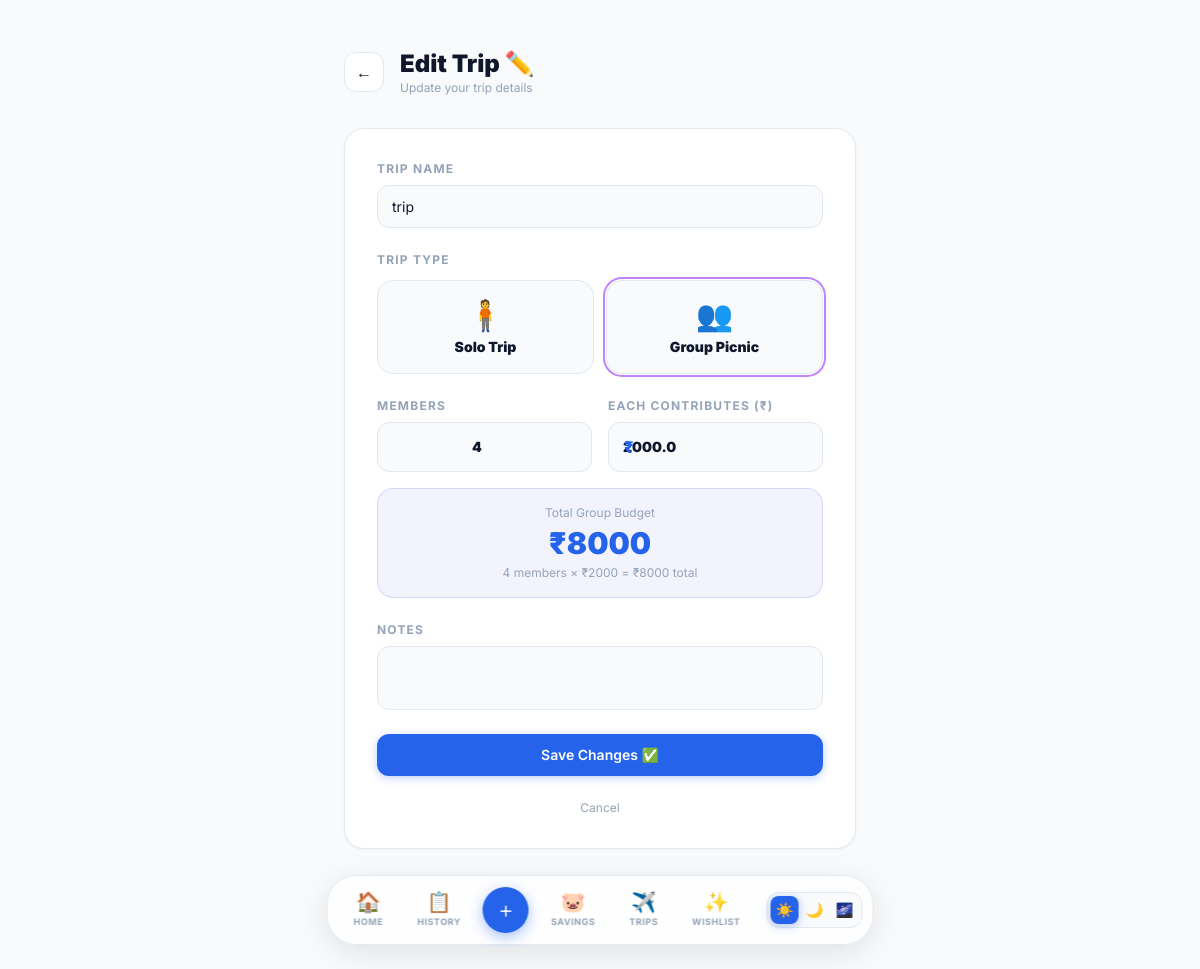
The app's page /event/1/edit (signed in) with its own data.
### app/models.py (models this page shows, shortened)
class Event(db.Model):
    id = db.Column(db.Integer, primary_key=True)
    name = db.Column(db.String(100), nullable=False)
    description = db.Column(db.Text, nullable=True)
    total_budget = db.Column(db.Float, nullable=False)
    date_created = db.Column(db.DateTime, nullable=False, default=datetime.utcnow)
    trip_type = db.Column(db.String(10), default='solo')       # 'solo' or 'group'
    member_count = db.Column(db.Integer, default=1)
    contribution_per_member = db.Column(db.Float, default=0.0)
    is_active = db.Column(db.Boolean, default=False)
    is_completed = db.Column(db.Boolean, default=False)
    completed_at = db.Column(db.DateTime, nullable=True)
    user_id = db.Column(db.Integer, db.ForeignKey('user.id'), nullable=False)
    expenses = db.relationship('Expense', backref='event_parent', lazy=True)

### app/main/routes.py (the view, shortened to what this page needs)
@main.route('/event/<int:event_id>/edit', methods=['GET', 'POST'])
@login_required
def edit_event(event_id):
    event = Event.query.get_or_404(event_id)
    if event.organizer != current_user:
        flash('Permission denied.', 'danger')
        return redirect(url_for('main.list_events'))
    event.total_budget = float(event.total_budget or 0)
    event.member_count = int(event.member_count or 1)
    event.contribution_per_member = float(event.contribution_per_member or 0)
    event.trip_type = event.trip_type or 'solo'
    return render_template('edit_event.html', event=event)

### app/models.py (called while the page is built)
@login_manager.user_loader
def load_user(user_id):
    return User.query.get(int(user_id))

### app/templates/edit_event.html (shortened to what this page needs)
{% extends "layout.html" %}
{% block content %}
<div class="max-w-lg mx-auto mt-6 anim-1">
    <div class="flex items-center gap-4 mb-8">
        <a href="{{ url_for('main.list_events') }}" class="w-10 h-10 rounded-xl flex items-center justify-center transition hover:scale-110"
           style="background:var(--card); border:1px solid var(--border);">←</a>
        <div>
            <h1 class="text-2xl font-black" style="color:var(--text)">Edit Trip ✏️</h1>
            <p class="text-xs text-faint">Update your trip details</p>
        </div>
    </div>
    <div class="card p-8">
        <form method="POST" class="flex flex-col gap-6">
            <div>
                <label class="block text-xs font-bold uppercase tracking-widest mb-2 text-faint">Trip Name</label>
                <input type="text" name="name" value="{{ event.name }}" class="input" required>
            </div>
            <div>
                <label class="block text-xs font-bold uppercase tracking-widest mb-3 text-faint">Trip Type</label>
                <div class="grid grid-cols-2 gap-3">
                    <label class="cursor-pointer">
                        <div class="peer-checked:ring-2 peer-checked:ring-indigo-400 peer-checked:ring-offset-1 rounded-2xl p-4 text-center transition"
                             style="background:var(--card2); border:1px solid var(--border);">
                            <div class="text-3xl mb-1">🧍</div>
                            <p class="font-black text-sm" style="color:var(--text)">Solo Trip</p>
                        </div>
                    </label>
                    <label class="cursor-pointer">
                        <div class="peer-checked:ring-2 peer-checked:ring-purple-400 peer-checked:ring-offset-1 rounded-2xl p-4 text-center transition"
                             style="background:var(--card2); border:1px solid var(--border);">
                            <div class="text-3xl mb-1">👥</div>
                            <p class="font-black text-sm" style="color:var(--text)">Group Picnic</p>
                        </div>
                    </label>
                </div>
            </div>
            <div id="groupFields" {% if event.trip_type != 'group' %}class="hidden"{% endif %} style="display:{% if event.trip_type == 'group' %}flex{% else %}none{% endif %};flex-direction:column;gap:16px;">
                <div class="grid grid-cols-2 gap-4">
                    <div>
                        <label class="block text-xs font-bold uppercase tracking-widest mb-2 text-faint">Members</label>
                        <input type="number" name="member_count" min="2"
                               value="{{ event.member_count }}"
                               class="input text-xl font-black text-center" id="memberCount" oninput="calcGroupBudget()">
                    </div>
                    <div>
                        <label class="block text-xs font-bold uppercase tracking-widest mb-2 text-faint">Each Contributes (₹)</label>
                        <div class="relative">
                            <span class="absolute left-4 top-1/2 -translate-y-1/2 font-black" style="color:var(--accent)">₹</span>
                            <input type="number" name="contribution_per_member" step="0.01"
                                   value="{{ event.contribution_per_member }}"
                                   class="input pl-8 text-xl font-black" id="contribution" oninput="calcGroupBudget()">
                        </div>
                    </div>
                </div>
                <div id="groupTotal" class="rounded-2xl p-4 text-center"
                     style="background:rgba(99,102,241,0.08); border:1px solid rgba(99,102,241,0.2);">
                    <p class="text-xs text-faint mb-1">Total Group Budget</p>
                    <p class="text-3xl font-black" style="color:var(--accent)" id="groupTotalAmt">₹{{ "%.0f"|format(event.member_count * event.contribution_per_member) }}</p>
                    <p class="text-xs text-faint mt-1" id="groupTotalDesc">{{ event.member_count }} members × ₹{{ "%.0f"|format(event.contribution_per_member) }} = ₹{{ "%.0f"|format(event.member_count * event.contribution_per_member) }} total</p>
                </div>
            </div>
            <div>
                <label class="block text-xs font-bold uppercase tracking-widest mb-2 text-faint">Notes</label>
                <textarea name="description" rows="2" class="input" style="resize:none;">{{ event.description or '' }}</textarea>
            </div>
            <button type="submit" class="btn btn-primary w-full justify-center py-3 text-base">Save Changes ✅</button>
            <a href="{{ url_for('main.list_events') }}" class="text-center text-xs text-faint hover:text-accent transition">Cancel</a>
        </form>
    </div>
</div>
{% endblock %}

### app/templates/layout.html (style rules this page uses)
*, *::before, *::after { font-family: 'Inter', sans-serif; box-sizing: border-box; margin: 0; padding: 0; }
html { -webkit-font-smoothing: antialiased; }
[data-theme="bright"] { --bg:#F8FAFC;--bg2:#fff;--card:#fff;--card2:#F8FAFC;--card3:#F1F5F9;--border:#E2E8F0;--border2:#F1F5F9;--text:#0F172A;--text2:#64748B;--text3:#94A3B8;--accent:#2563EB;--accent2:#3B82F6;--accent3:#06B6D4;--green:#10B981;--red:#EF4444;--orange:#F59E0B;--amber:#F97316;--nav-bg:rgba(255,255,255,0.85);--nav-border:#E2E8F0;--shadow:0 1px 3px rgba(0,0,0,0.05);--shadow-lg:0 4px 16px rgba(0,0,0,0.06);--shadow-xl:0 20px 50px rgba(0,0,0,0.04);--glow:0 0 0 3px rgba(37,99,235,0.15); }
body { background:var(--bg); color:var(--text); min-height:100vh; }
.btn { display:inline-flex; align-items:center; gap:6px; font-weight:600; border-radius:12px; padding:9px 18px; font-size:14px; cursor:pointer; border:none; text-decoration:none; }
.btn-primary { background:var(--accent); color:white; box-shadow:0 2px 8px rgba(37,99,235,0.3); }
.input { background:var(--card2); border:1px solid var(--border); color:var(--text); border-radius:12px; padding:10px 14px; font-size:14px; outline:none; width:100%; }
.input::placeholder { color:var(--text3); }
.anim-1 { animation:fadeUp 0.4s 0.05s ease both; }
.text-faint { color:var(--text3); }
.card { background:var(--card); border:1px solid var(--border); border-radius:20px; box-shadow:var(--shadow); }

### records on screen
Event: name "trip", member_count "4", contribution_per_member "2000.0", event.member_count*event.contribution_per_member "8000", contribution_per_member "2000"
